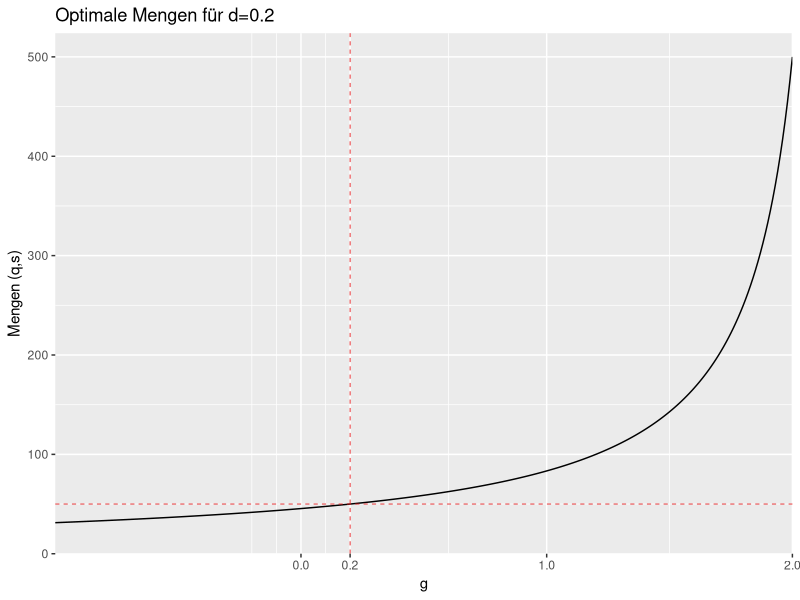
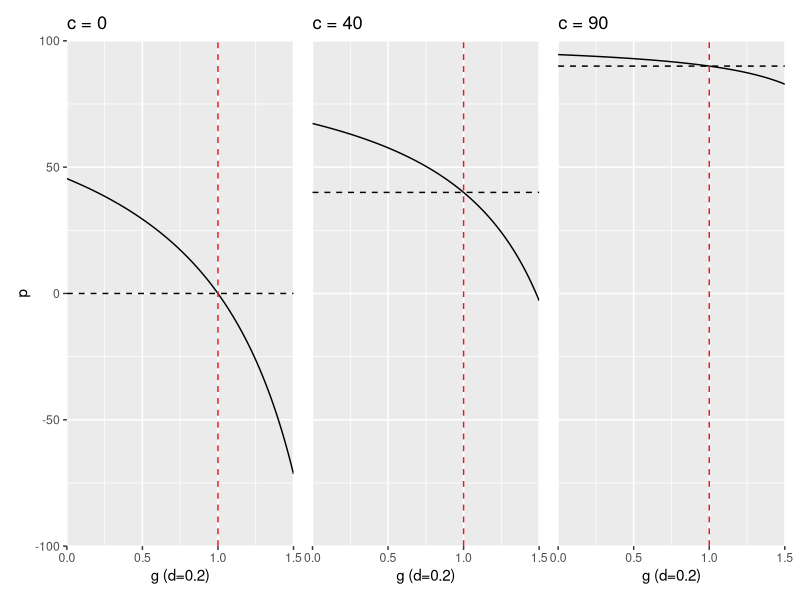

Reproduce these figures in R, in order.
## ---- chunk 1
library(ggplot2)
library(dplyr)
library(patchwork)

library(RColorBrewer)

col <- brewer.pal(6, "Set1")

## ---- chunk 2
d <- 0.2

mengen <- function(g){
  100/(2-((-d)+g))
  }

x <- c()
count <- 1

for (i in seq(-2,2,0.01)) {
  x[count] <- mengen(i)
  count <- count + 1
}

### Create Dataframe
df <- data.frame(g = seq(-2,2,0.01),
                 q = x,
                 s = x,
                 d = -0.2)

ggplot(data=df, aes(g,q)) + 
  geom_line() + 
  scale_x_continuous(expand = c(0, 0),
                      limits = c(-1,2),
                     breaks = c(0,0.2,1,2)) +
  geom_hline(yintercept = 50, color=col[1],
             linetype = 2, size = 0.3) +
  geom_vline(xintercept = 0.2, linetype = 2,
             color = col[1], size = 0.3) +
  labs(title= "Optimale Mengen für d=0.2",x="g",y="Mengen (q,s)") 
## ---- chunk 3
d <- 0.2
c <- 0

preise <- function(g){
  c+((100-c)*(1-g))/(2-((-d)+g))
  }

x <- c()
count <- 1

for (i in seq(-2,2,0.01)) {
  x[count] <- preise(i)
  count <- count + 1
}

### Create Dataframe
df <- data.frame(g = seq(-2,2,0.01),
                 p = x)

p1 <- ggplot(data=df, aes(g,p)) + 
  geom_line() +
  geom_hline(yintercept = c,
             linetype = 2) +
  geom_vline(xintercept = 1, linetype = 2,
             color = col[1]) +
  scale_x_continuous(expand = c(0, 0),
                      limits = c(0,1.5)) +
    scale_y_continuous(expand = c(0, 0),
                      limits = c(-100,100)) +
  labs(title= paste("c =",c),x="g (d=0.2)",y="p") 

#---------- c = 40 ----------#
c <- 40

x <- c()
count <- 1

for (i in seq(-2,2,0.01)) {
  x[count] <- preise(i)
  count <- count + 1
}

### Create Dataframe
df <- data.frame(g = seq(-2,2,0.01),
                 p = x)

p2 <- ggplot(data=df, aes(g,p)) + 
  geom_line() +
  geom_hline(yintercept = c,
             linetype = 2) +
    geom_vline(xintercept = 1, linetype = 2,
             color = col[1]) +
  scale_x_continuous(expand = c(0, 0),
                      limits = c(0,1.5)) +
    scale_y_continuous(expand = c(0, 0),
                      limits = c(-100,100)) +
  labs(title= paste("c =",c),x="g (d=0.2)") +
  theme(axis.text.y = element_blank(),
        axis.ticks.y = element_blank(),
        axis.title.y = element_blank())

#---------- c = 90 ----------#
c <- 90

x <- c()
count <- 1

for (i in seq(-2,2,0.01)) {
  x[count] <- preise(i)
  count <- count + 1
}

### Create Dataframe
df <- data.frame(g = seq(-2,2,0.01),
                 p = x)

p3 <- ggplot(data=df, aes(g,p)) + 
  geom_line() +
  geom_hline(yintercept = c,
             linetype = 2) +
    geom_vline(xintercept = 1, linetype = 2,
             color = col[1]) +
  scale_x_continuous(expand = c(0, 0),
                      limits = c(0,1.5)) +
    scale_y_continuous(expand = c(0, 0),
                      limits = c(-100,100)) +
  labs(title= paste("c =",c),x="g (d=0.2)",y="p") +
    theme(axis.text.y = element_blank(),
        axis.ticks.y = element_blank(),
        axis.title.y = element_blank())

p1 + p2 + p3
